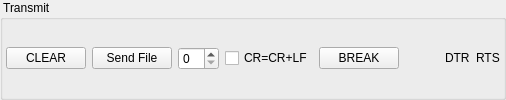
     <widget class="QGroupBox" name="gbUART_Transmit">
      <property name="sizePolicy">
       <sizepolicy hsizetype="Preferred" vsizetype="Minimum">
        <horstretch>0</horstretch>
        <verstretch>0</verstretch>
       </sizepolicy>
      </property>
      <property name="title">
       <string> Transmit </string>
      </property>
      <layout class="QGridLayout" name="gridLayout_12">
       <property name="leftMargin">
        <number>3</number>
       </property>
       <property name="topMargin">
        <number>0</number>
       </property>
       <property name="rightMargin">
        <number>3</number>
       </property>
       <property name="bottomMargin">
        <number>0</number>
       </property>
       <property name="horizontalSpacing">
        <number>6</number>
       </property>
       <property name="verticalSpacing">
        <number>0</number>
       </property>
       <item row="0" column="0">
        <widget class="QPushButton" name="pbUART_Transmit_Clear">
         <property name="text">
          <string>CLEAR</string>
         </property>
        </widget>
       </item>
       <item row="0" column="6">
        <widget class="QLabel" name="lUART_Transmit_LED_DTR">
         <property name="text">
          <string>&lt;html&gt;&lt;head/&gt;&lt;body&gt;&lt;p&gt;&lt;img src=&quot;:/LED_off.22x22.jpg&quot;/&gt; DTR&lt;/p&gt;&lt;/body&gt;&lt;/html&gt;</string>
         </property>
         <property name="textFormat">
          <enum>Qt::RichText</enum>
         </property>
        </widget>
       </item>
       <item row="0" column="3">
        <widget class="QCheckBox" name="cbUART_Transmit_CR_CR_LF">
         <property name="text">
          <string>CR=CR+LF</string>
         </property>
        </widget>
       </item>
       <item row="0" column="4">
        <widget class="QPushButton" name="gbUART_Transmit_SendFIleBreak">
         <property name="text">
          <string>BREAK</string>
         </property>
        </widget>
       </item>
       <item row="0" column="7">
        <widget class="QLabel" name="gbUART_Transmit_LED_RTS">
         <property name="text">
          <string>&lt;html&gt;&lt;head/&gt;&lt;body&gt;&lt;p&gt;&lt;img src=&quot;:/LED_off.22x22.jpg&quot;/&gt; RTS&lt;/p&gt;&lt;/body&gt;&lt;/html&gt;</string>
         </property>
         <property name="textFormat">
          <enum>Qt::RichText</enum>
         </property>
        </widget>
       </item>
       <item row="0" column="1">
        <widget class="QPushButton" name="pbUART_Transmit_SendFile">
         <property name="text">
          <string>Send File</string>
         </property>
        </widget>
       </item>
       <item row="0" column="2">
        <widget class="QSpinBox" name="sbUART_Transmit">
         <property name="minimum">
          <number>0</number>
         </property>
         <property name="value">
          <number>0</number>
         </property>
        </widget>
       </item>
       <item row="0" column="5">
        <spacer name="horizontalSpacer">
         <property name="orientation">
          <enum>Qt::Horizontal</enum>
         </property>
         <property name="sizeHint" stdset="0">
          <size>
           <width>40</width>
           <height>20</height>
          </size>
         </property>
        </spacer>
       </item>
      </layout>
     </widget>
